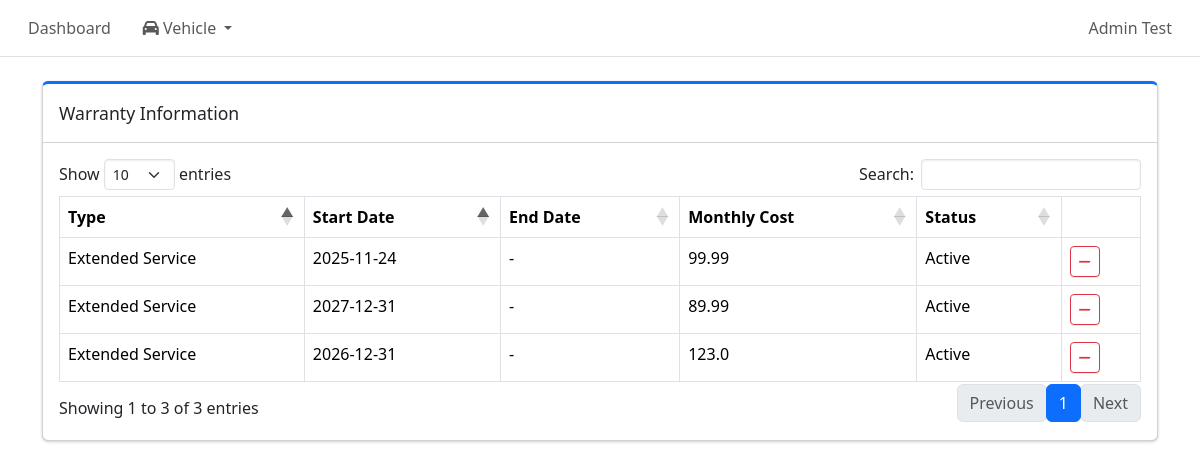
/admin/warranty/subscription (signed in), run on the app's committed database.
### tables this page shows
CREATE TABLE warranty_subscription (
    vehicle_warranty_id INTEGER PRIMARY KEY,
    start_date DATE,
    end_date DATE,
    monthly_cost REAL,
    FOREIGN KEY(vehicle_warranty_id) REFERENCES vehicle_warranty(vehicle_warranty_id) ON DELETE CASCADE
);

CREATE TABLE warranty_type (
    warranty_type_id INTEGER PRIMARY KEY AUTOINCREMENT,
    type_name TEXT NOT NULL UNIQUE,
    display_name TEXT NOT NULL,
    category TEXT NOT NULL CHECK(category IN ('purchase', 'subscription')),
    sort_order INTEGER NOT NULL DEFAULT 100,
    is_active INTEGER NOT NULL DEFAULT 1
);

### routes/warranty.py (the view)
@warranty_bp.route("/warranty/subscription", methods=["GET"])
def admin_warranty_sub_list():
    if not session.get("admin_logged_in"):
        return redirect(url_for("auth.admin_login"))
    conn = get_conn()
    cur = conn.cursor()
    cur.execute("""
        SELECT
            v.vehicle_id,
            v.vin,
            v.model,
            v.model_year,
            v.plate_number,
            vw.vehicle_warranty_id,
            wt.display_name AS warranty_type,
            wt.category,
            ws.start_date,
            ws.end_date,
            ws.monthly_cost
        FROM vehicle v
        JOIN vehicle_warranty vw
            ON v.vehicle_id = vw.vehicle_id
        JOIN warranty_type wt
            ON vw.warranty_type_id = wt.warranty_type_id
        LEFT JOIN warranty_subscription ws
            ON vw.vehicle_warranty_id = ws.vehicle_warranty_id
        WHERE wt.category = 'subscription'
        ORDER BY v.vin ASC, wt.sort_order ASC
    """)
    rows = cur.fetchall()
    warranties = []
    for row in rows:
        row["status"] = get_warranty_status_subscription(
            row.get("end_date")
        )
        warranties.append(row)
    return render_template("warranty_info_subscription.html", warranties=warranties, purchase_types = get_subscription_warranty_types())

### db.py (called while the page is built)
def make_dict(cursor, row):
    return {col[0]: row[idx] for idx, col in enumerate(cursor.description)}

def get_conn():
    if "db" not in g:
        conn = sqlite3.connect(DB_PATH, check_same_thread=False)
        conn.row_factory = make_dict
        conn.execute("PRAGMA foreign_keys = ON;")
        g.db = conn
    return g.db

def close_conn(e=None):
    db = g.pop("db", None)
    if db is not None:
        db.close()

### utils/time_utils.py (called while the page is built)
def get_pacific_today():
    return datetime.now(ZoneInfo("America/Los_Angeles")).date()

### utils/warranty_utils.py (called while the page is built)
def get_warranty_status_subscription(end_date):
    today = get_pacific_today()
    if end_date:
        try:
            expire_date = datetime.strptime(expire_date, "%Y-%m-%d").date()
        except ValueError:
            expire_date = None
    if end_date and end_date < today:
        return "Expired"
    return "Active"

def get_subscription_warranty_types():
    conn = get_conn()
    cur = conn.cursor()
    cur.execute("""
        SELECT warranty_type_id, type_name, display_name
        FROM warranty_type
        WHERE category = 'subscription' AND is_active = 1
        ORDER BY sort_order
    """)
    rows = cur.fetchall()
    return rows

### templates/warranty_info_subscription.html (shortened to what this page needs)
{% extends "base.html" %}
{% block content %}
<div class="col-12">
    <div class="card card-primary card-outline mb-4">
        <div class="card-header">
            <div class="card-title">Warranty Information</div>
        </div>
        <div class="card-body">
            <table id = "warrantyTable" class="table table-bordered table-hover">
                <thead>
                    <tr>
                        <th>Type</th>
                        <th>Start Date</th>
                        <th>End Date</th>
                        <th>Monthly Cost</th>
                        <th>Status</th>
                        <th>Action</th>
                    </tr>
                </thead>
                <tbody>
                    {% for w in warranties %}
                    <tr data-id="{{w.vehicle_id}}" data-warranty-id="{{w.vehicle_warranty_id}}">
                        <td class = "warranty_type">{{w.warranty_type}}</td>
                        <td class = "start_date">{{w.start_date or '-'}}</td>
                        <td class = "end_date">{{w.end_date or '-'}}</td>
                        <td class = "monthly_cost">{{w.monthly_cost or '-'}}</td>
                        <td class = "status">{{w.status}}</td>
                        <td>
                            <button class="btn btn-sm btn-outline-danger delete-warranty-btn">
                                <i class="fa fa-minus"></i>
                            </button>
                        </td>
                    </tr>
                    {% endfor %}
                </tbody>
            </table>
        </div>
    </div>
</div>
{% endblock %}

### data on the page
warranty_subscription: warranty_type "Extended Service", start_date "2025-11-24", end_date "-", monthly_cost "99.99", status "Active"
warranty_subscription: warranty_type "Extended Service", start_date "2027-12-31", end_date "-", monthly_cost "89.99", status "Active"
warranty_subscription: warranty_type "Extended Service", start_date "2026-12-31", end_date "-", monthly_cost "123.0", status "Active"
